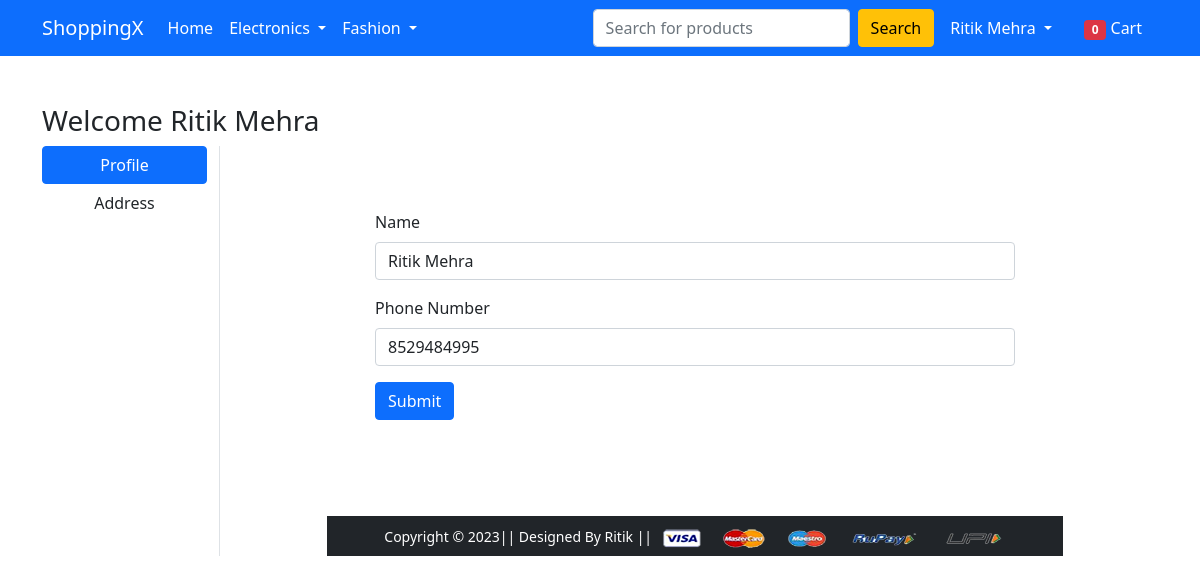
The app's page /profile/ (signed in) with its own data.
### User_Account/models.py (models this page shows, shortened)
class CustomUser(AbstractUser):
    username = None
    email = models.EmailField(_("email address"), unique=True)
    name = models.CharField(_("name"), max_length=30, blank=False)
    phoneNumberRegex = val(regex = r"^\+?1?\d{8,15}$")
    Phone = models.CharField(_("Phone"),validators = [phoneNumberRegex], max_length=15, blank=False)
    USERNAME_FIELD = "email"
    REQUIRED_FIELDS = []
    objects = CustomUserManager()

### User_Account/views.py (the view)
# urls.py: path('profile/', views.profile,name='profile'),
def profile(request):
    admin_logout(request)
    if(not request.user.is_authenticated):
        return redirect('login')
    fm=User_Change_Reg(initial={'name': request.user.name,'Phone':request.user.Phone})
    if request.method == 'POST':
        fm = User_Change_Reg(request.POST,instance=request.user)
        if fm.is_valid():
             fm.save()
             return redirect('home')
    return render(request,'User_Account/profile.html',{'form':fm})

### User_Account/forms.py
class User_Change_Reg(UserChangeForm):
    password=None
    class Meta:
        model=CustomUser
        fields=['name','Phone']
        labels={'name':'Name','Phone':'Phone Number'}
        widgets = {'name': forms.TextInput(attrs={'class': 'form-control','placeholder': 'Enter the Name',}),'Phone': forms.TextInput(attrs={'class': 'form-control','placeholder': 'Enter the Phone Number',})}

### User_Account/context_processors.py (called while the page is built)
def user_cart(request):
    c=0;
    if(request.user.is_authenticated):
      obj=cart.objects.filter(user=request.user)
      for o in obj:
          c=c+o.Quantity
    return {'cart_no': c}

### User_Account/views.py (called while the page is built)
def admin_logout(request):
    if(request.user.is_superuser):       #Condition to check if user is admin or not
            logout(request)                #Logout function in django.contrib.auth
            messages.success(request, "Admin has been logout !!!")

### User_Account/templates/User_Account/profile.html (shortened to what this page needs)
{% extends 'User_Account/base.html' %}
{% load static %}
{% block main-content %}
<div class="container my-5">
 <div class="row">
  <h3>Welcome {{user.name}}</h3>
  <div class="col-sm-2 border-end">
   <ul class="list-unstyled">
    <li class="d-grid"><a href="{% url 'profile' %}" class="btn btn-primary">Profile</a></li>
    <li class="d-grid"><a href="{% url 'address' %}" class="btn">Address</a></li>
   </ul>
  </div>
  <div class="col-sm-8 offset-sm-1">
    <form action="" method="POST" novalidate class="p-5">
    {% for field in form %}
        <div class="col-12 mt-3">
          <label class="form-label">{{ field.label }}</label> {{ field }}
        </div>
        {% endfor %}
    <div class="col-12 mt-3">
      <button type="submit" class="btn btn-primary">Submit</button>
    </div>
   </form>
{% endblock main-content %}

### User_Account/templates/User_Account/base.html (shortened to what this page needs)
<!doctype html>
{% load static %}
{% load mathfilters %}
<html lang="en">
  <head>
    <link href="https://cdn.jsdelivr.net/npm/bootstrap@5.0.0-beta1/dist/css/bootstrap.min.css" rel="stylesheet">
    <link rel="stylesheet" href="{% static 'User_Account/css/owl.carousel.min.css' %}">
    <link rel="stylesheet" href="{% static 'User_Account/css/all.min.css' %}">
    <link rel="stylesheet" href="{% static 'User_Account/css/style.css' %}">
  </head>
  <body>
    <nav class="navbar navbar-expand-lg navbar-dark bg-primary">
     <div class="container">
       <a class="navbar-brand" href="/">ShoppingX</a>
       <div class="collapse navbar-collapse" id="navbarSupportedContent">
         <ul class="navbar-nav me-auto mb-2 mb-lg-0">
           <li class="nav-item">
             <a class="nav-link active" aria-current="page" href="/">Home</a>
           </li>
           <li class="nav-item dropdown">
             <a class="nav-link dropdown-toggle text-white" href="#" id="electronicsDropdown" role="button" data-bs-toggle="dropdown" aria-expanded="false">
               Electronics
             </a>
           </li>
           <li class="nav-item dropdown">
             <a class="nav-link dropdown-toggle text-white" href="#" id="fashionDropdown" role="button" data-bs-toggle="dropdown" aria-expanded="false">
               Fashion
             </a>
           </li>
         </ul>
         <form class="d-flex">
           <input class="form-control me-2" type="search" placeholder="Search for products" aria-label="Search">
           <button class="btn btn-warning" type="submit">Search</button>
         </form>
         <div>
          <ul class="navbar-nav me-auto mb-2 mb-lg-0">
            {% if  request.user.is_authenticated %}
           <li class="nav-item dropdown mx-2">
              <a class="nav-link dropdown-toggle text-white" href="#" id="profileDropdown" role="button" data-bs-toggle="dropdown" aria-expanded="false">
                {{user.name}}
              </a>
            </li>
            <li class="nav-item mx-2">
              <a href="{% url "cart" %}" class="nav-link text-white"><span id="cart_no" class="badge bg-danger">{{cart_no}}</span> Cart </a>
            </li>
            {% endif %}
          </ul>
         </div>
       </div>
     </div>
    </nav>
    {% block main-content %} {% endblock main-content %}
    <footer class="container-fluid bg-dark text-center p-2 mt-5">
        <small class="text-white">Copyright &copy; 2023|| Designed By Ritik || </small>
        <img src="{% static 'app/images/payment.png' %}" alt="" srcset="" class="img-fluid" height="2px">
    </footer>
  </body>
</html>

### records on screen
CustomUser: name "Ritik Mehra", form "Ritik Mehra" "8529484995"

### other values on screen
{{ cart_no }} "0"
{{ field.label }} "Name" "Phone Number"
